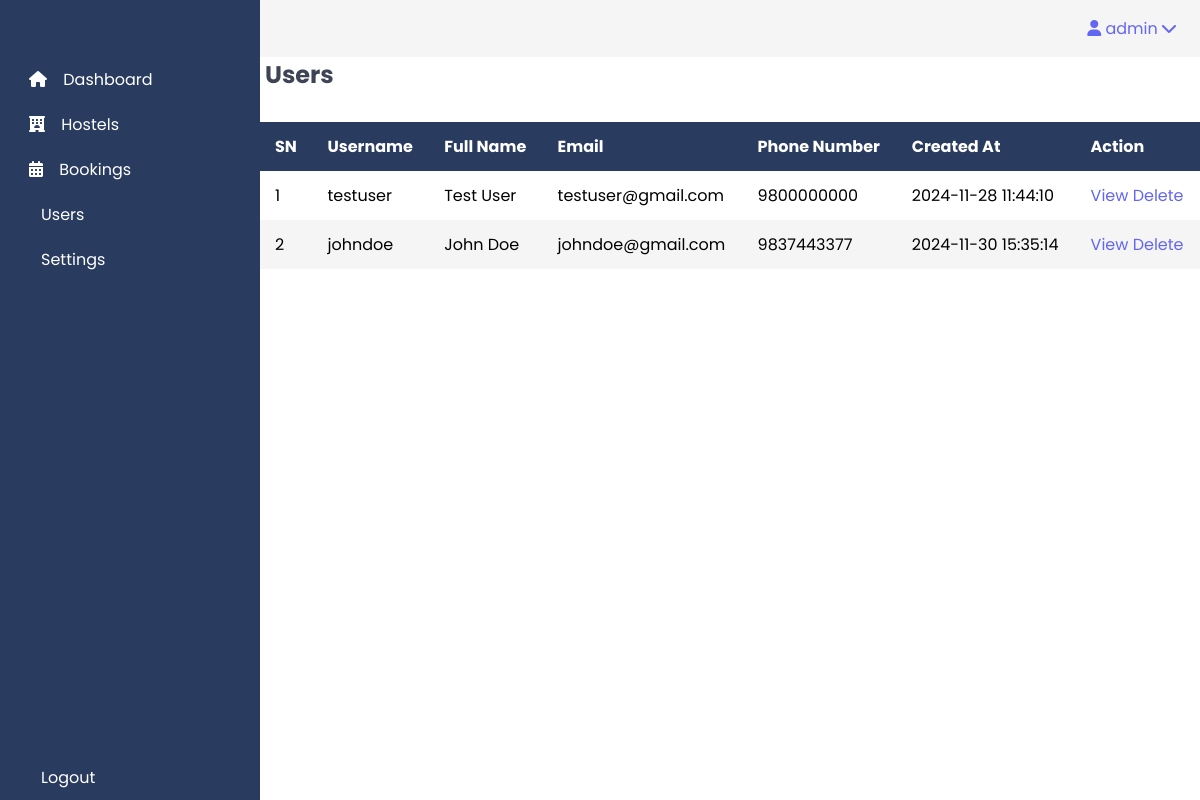
Page /admin/users.php (signed in) on the committed database.
### tables this page shows
CREATE TABLE `users` (
  `UserID` int(11) NOT NULL,
  `Username` varchar(50) NOT NULL,
  `PasswordHash` varchar(255) NOT NULL,
  `FullName` varchar(100) DEFAULT NULL,
  `Email` varchar(100) DEFAULT NULL,
  `PhoneNumber` varchar(15) DEFAULT NULL,
  `CreatedAt` timestamp NOT NULL DEFAULT current_timestamp()
);

### admin/users.php (the view, shortened to what this page needs)
<?php
include('../includes/db_connection.php');
$query = "SELECT UserID, Username, FullName, Email, PhoneNumber, CreatedAt FROM users";
$result = mysqli_query($conn, $query);
?>
<!DOCTYPE html>
<html lang="en">
<head>
    <link href="https://cdn.lineicons.com/4.0/lineicons.css" rel="stylesheet" />
    <link rel="stylesheet" href="https://cdnjs.cloudflare.com/ajax/libs/font-awesome/6.0.0/css/all.min.css">
    <link rel="stylesheet" href="../assets/css/admin.css">
</head>
<body>
    <div class="container">
        <?php include 'sidebar.php'; ?>
        <div class="main">
            <?php include 'navbar.php'; ?>
            <h2>Users</h2>
            <div style="overflow-x:auto;">
                <table id="posts">
                    <thead>
                        <tr>
                            <th>SN</th>
                            <th>Username</th>
                            <th>Full Name</th>
                            <th>Email</th>
                            <th>Phone Number</th>
                            <th>Created At</th>
                            <th>Action</th>
                        </tr>
                    </thead>
                    <tbody>
                        <?php
                        $sn = 1;
                        while ($row = mysqli_fetch_assoc($result)) {
                        ?>
                            <tr>
                                <td><?php echo $sn++; ?></td>
                                <td><?php echo htmlspecialchars($row['Username']); ?></td>
                                <td><?php echo htmlspecialchars($row['FullName']); ?></td>
                                <td><?php echo htmlspecialchars($row['Email']); ?></td>
                                <td><?php echo htmlspecialchars($row['PhoneNumber']); ?></td>
                                <td><?php echo htmlspecialchars($row['CreatedAt']); ?></td>
                                <td>
                                    <a href="user_details.php?id=<?php echo $row['UserID']; ?>">View</a>
                                    <a href="delete_user.php?id=<?php echo $row['UserID']; ?>" onclick="return confirm('Are you sure you want to delete this user?');">Delete</a>
                                </td>
                            </tr>
                        <?php } ?>
                    </tbody>
                </table>
            </div>
        </div>
    </div>
</body>
</html>

### assets/css/admin.css (style rules this page uses)
a { text-decoration: none; color: #6366f1; }
h2 { margin-left: 5px; color: #3e4455; }
body { font-family: "Poppins", sans-serif; }
.container { display: flex; }
.main { display: flex; flex-direction: column; min-height: 100vh; width: 100%; overflow: hidden; }
#posts { border-collapse: collapse; margin: 30px auto; width: 100%; }
#posts thead tr { color: #fff; text-align: left; background-color: #293b5f; }
#posts th, #posts td { padding: 12px 15px; }
#posts tbody tr:nth-of-type(2n) { background-color: #f5f5f5; }

### rows in the picture
users: Username "testuser", FullName "Test User", Email "testuser@gmail.com", PhoneNumber "9800000000", CreatedAt "2024-11-28 11:44:10"
users: Username "johndoe", FullName "John Doe", Email "johndoe@gmail.com", PhoneNumber "9837443377", CreatedAt "2024-11-30 15:35:14"

### other values in the picture
$_SESSION['username'] "admin"
